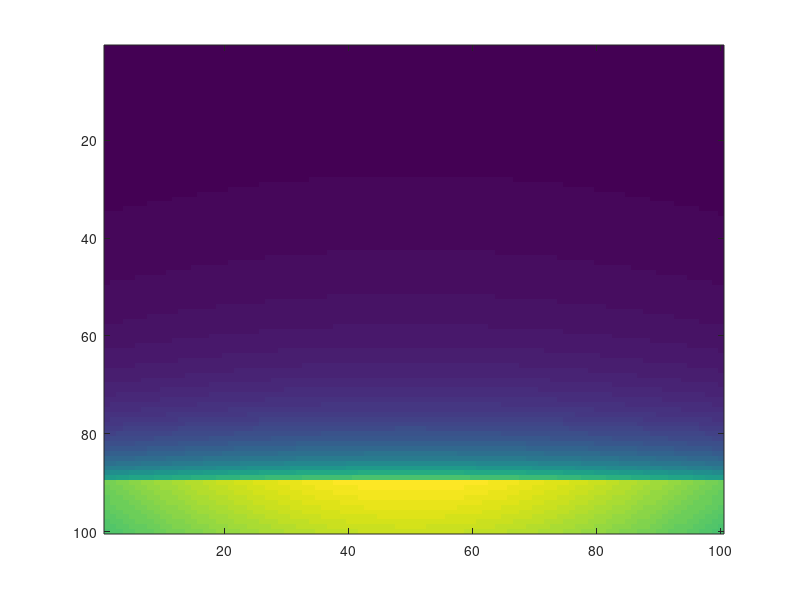

MATLAB code for this plot:
% ELDP IRCM - Week 2 Assignment
% Team Plan B
% Date: 6/9/09
% Coded by: Carlos Lazo

% Using the geometry of the problem and the derived expression as seen
% in the Visio diagram, we first compute the BRDF angles of our system.
% We assume that the BRDF seen in each y row of our system is the same.

BRDF      = zeros(100,100);
Intensity = zeros(100,100);
Power     = zeros(100,100);

% Iterate across y-values in the 100x100 pixel matrix and compute all
% required BRDF angles.

% Compute the adjacent side of the triangle in question.

adjSide = cos(15 * (pi/180)) * 7;

for y = 1:100
    
    % For each step, we are further down in the pixel matrix.
    
    delta_y = 1.2 * (y / 100);
    
    % Compute the opposing side of the triangle in question.
    
    oppSide = (sin(15 *(pi/180)) * 7) + .6 - delta_y;
    
    % Compute the BRDF angle at that y displacement.
    
    theta = (atan(oppSide/adjSide)*(180/pi)) - 10;
    
    % Given the BRDF in the HW, assign the BRDF accordingly.
    
    if theta < 1.2
        BRDF(y,:) = 1.1;
    else
        BRDF(y,:) = 1.1919 * (theta ^ (-1.984));
    end
    
end  

% Now that we have the BRDF angles, compute the Intensity of the pixel map
% given the equation in the assignment.

std_dev = 3E-3;
dist    = 400;

for x = 1:100
    for y = 1:100
        
        % Much like when computing BRDF, we must scale the distance that we
        % are away from the center of the pixel map.
        
        radius = sqrt((1.2 * (50 - x) / 100) ^ 2 + (1.2 * (50 - y) / 100)^2);
        
        % Now compute the Intensity matrix given the equation:
        
        Intensity(x,y) = exp((-(radius/dist) ^ 2) / (std_dev ^ 2));
    end
end

% Compute the Power Matrix.

for x = 1:100
    for y = 1:100
        Power(x,y) = BRDF(x,y) * Intensity(x,y);
    end
end

imagesc(Power);

power_sum = sum(sum(Power));
centroid_x = 0;
centroid_y = 0;
for x = 1:100
    for y = 1:100
        centroid_x = centroid_x + x * Power(x,y) / power_sum;
        centroid_y = centroid_y + y * Power(x,y) / power_sum;
    end
end

[centroid_x, centroid_y]

centroid_error = sqrt((50-centroid_x)^2 + (50-centroid_y)^2)